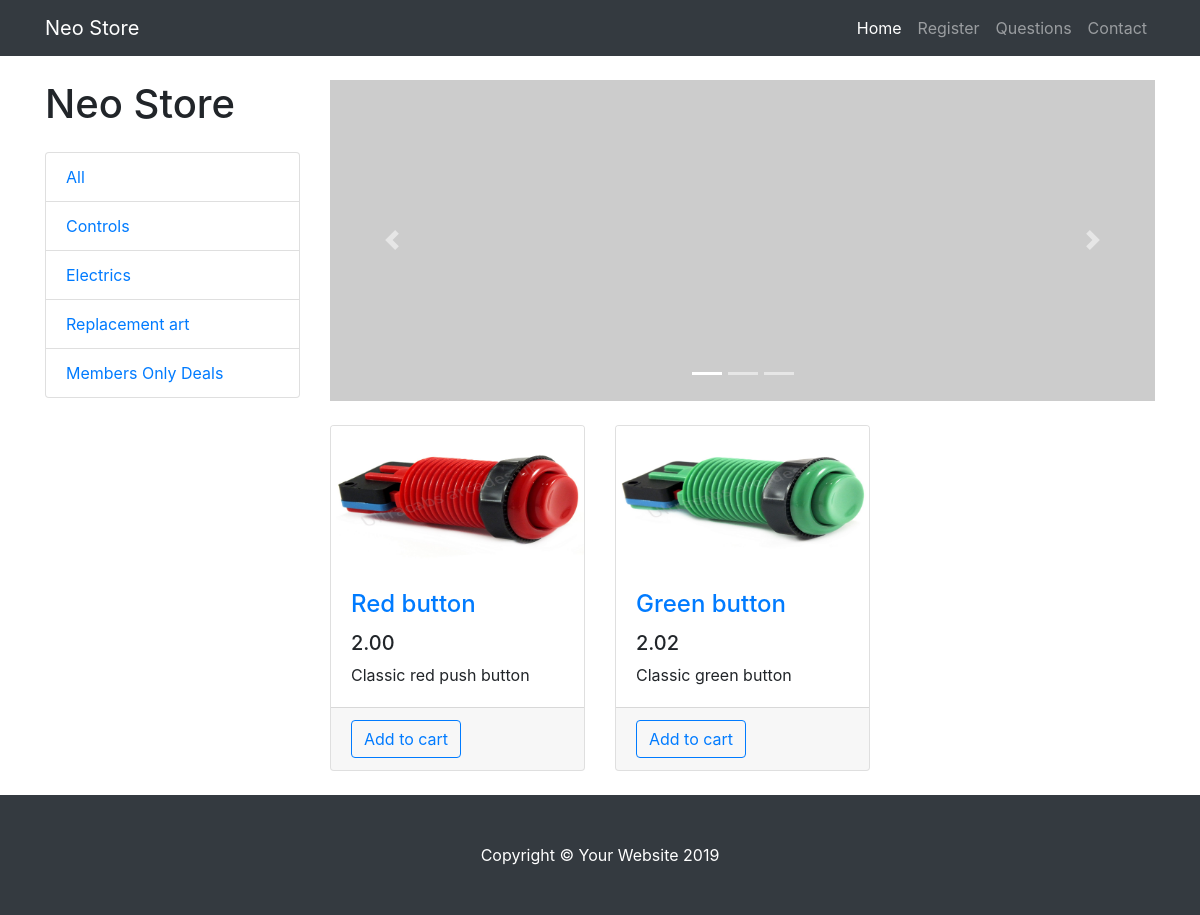
The app's page /, older data.
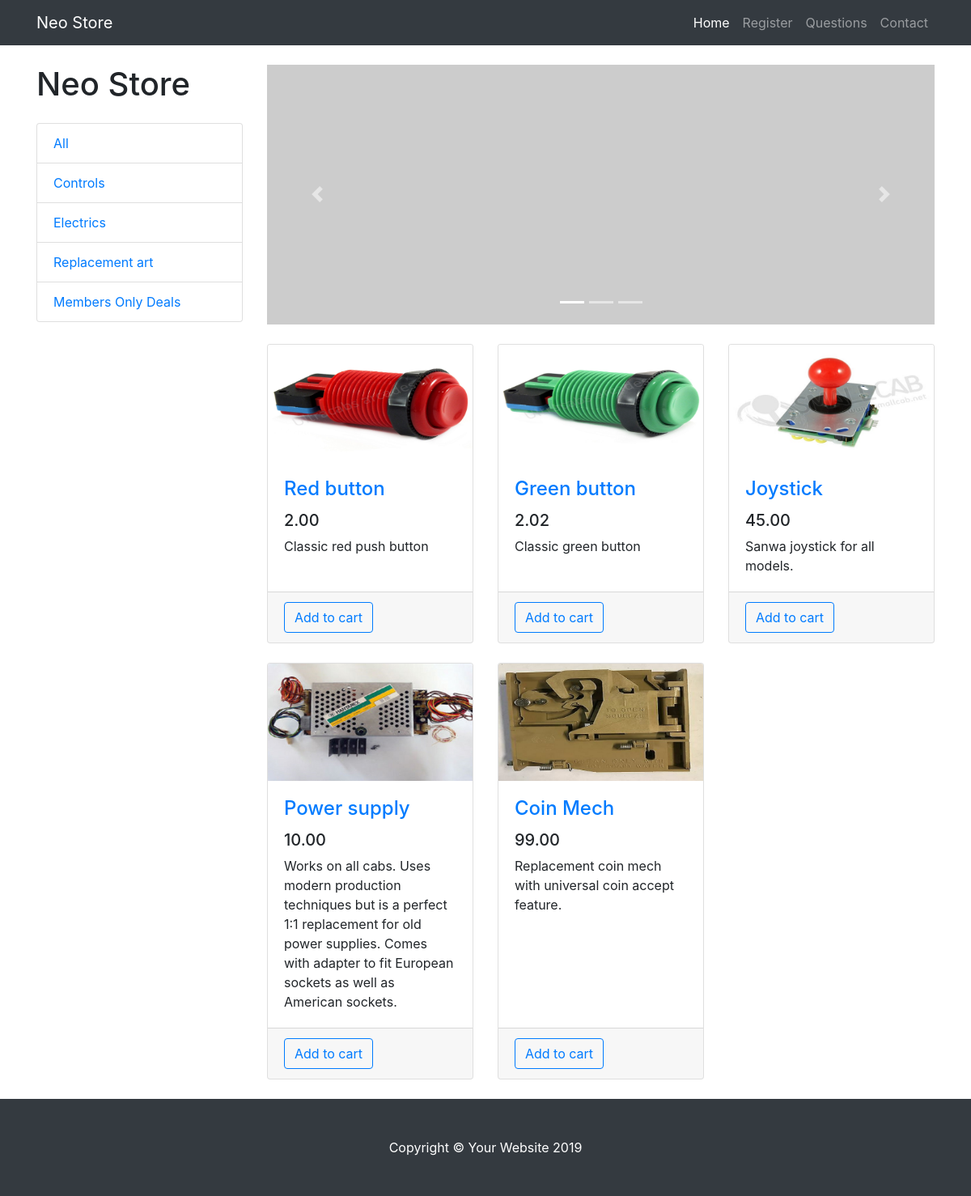
The same page, newer data.
### part/models.py (models this page shows, shortened)
class Part(models.Model):
    name = models.CharField(max_length=30, default='')
    description = models.TextField()
    price = models.DecimalField(max_digits=4, decimal_places=2)
    image = models.ImageField(upload_to="images")
    category = models.CharField(max_length=10, default='')

### part/views.py (the view)
# urls.py: path('', views.index, name='index'),
def index(request):
    parts = Part.objects.all()
    return render(request, 'listparts.html', {'parts': parts})

### part/templates/listparts.html (shortened to what this page needs)
{% extends 'base.html' %}
{% block content %}
{% block midcontent %}
{% for part in parts %}
<div class="col-lg-4 col-md-6 mb-4">
    <div class="card h-100">
        <a href="#"><img class="card-img-top" src="{{ part.image.url }}" alt="{{ part.name }} _image"></a>
        <div class="card-body">
            <h4 class="card-title">
                <a href="{% url 'dedicated' %}?id={{ part.id }}">{{ part.name }}</a>
            </h4>
            <h5>{{ part.price }}</h5>
            <p class="card-text">{{ part.description }}</p>
        </div>
        <div class="card-footer">
            <button type="button" class="btn btn-outline-primary">Add to cart</button>
        </div>
    </div>
</div>
{% endfor %}
{% endblock %}
{% endblock %}

Row changes from the older to the newer data that the page shows:
added Part: image (picture), name "Joystick", price "45.00", description "Sanwa joystick for all models."
added Part: image (picture), name "Power supply", price "10.00", description "Works on all cabs. Uses modern production techniques but is a perfect 1:1 replacement for old power supplies. Comes with adapter to fit European sockets as well as American sockets."
added Part: image (picture), name "Coin Mech", price "99.00", description "Replacement coin mech with universal coin accept feature."
